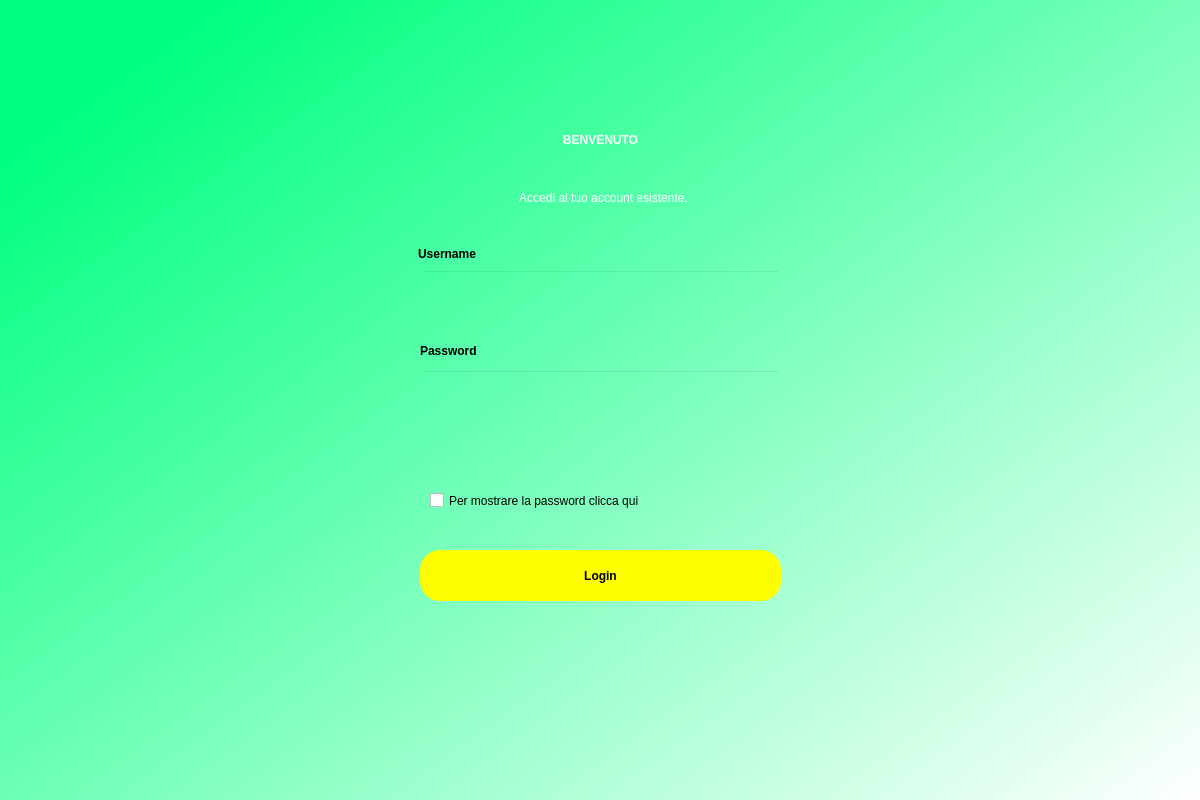
<?xml version="1.0" encoding="UTF-8"?>
<ui version="4.0">
 <class>Dialog</class>
 <widget class="QDialog" name="Dialog">
  <property name="geometry">
   <rect>
    <x>0</x>
    <y>0</y>
    <width>1200</width>
    <height>800</height>
   </rect>
  </property>
  <property name="windowTitle">
   <string>Dialog</string>
  </property>
  <property name="styleSheet">
   <string notr="true">QWidget#Dialog{
background-color:qlineargradient(spread:pad, x1:0.058, y1:0.136364, x2:1, y2:1, stop:0 rgba(0, 255, 127, 255), stop:1 rgba(255, 255, 255, 255));}</string>
  </property>
  <widget class="QLabel" name="label">
   <property name="geometry">
    <rect>
     <x>410</x>
     <y>110</y>
     <width>381</width>
     <height>61</height>
    </rect>
   </property>
   <property name="styleSheet">
    <string notr="true">font: 36pt &quot;MS Shell Dlg 2&quot;;color:rgb(255, 255, 255);
font-weight:bold;
</string>
   </property>
   <property name="text">
    <string>&lt;html&gt;&lt;head/&gt;&lt;body&gt;&lt;p align=&quot;center&quot;&gt;BENVENUTO&lt;/p&gt;&lt;/body&gt;&lt;/html&gt;</string>
   </property>
  </widget>
  <widget class="QLabel" name="label_2">
   <property name="geometry">
    <rect>
     <x>408</x>
     <y>183</y>
     <width>391</width>
     <height>31</height>
    </rect>
   </property>
   <property name="styleSheet">
    <string notr="true">font: 16pt &quot;MS Shell Dlg 2&quot;; color:rgb(255, 255, 255)</string>
   </property>
   <property name="text">
    <string>&lt;html&gt;&lt;head/&gt;&lt;body&gt;&lt;p align=&quot;center&quot;&gt;Accedi al tuo account esistente.&lt;/p&gt;&lt;/body&gt;&lt;/html&gt;</string>
   </property>
  </widget>
  <widget class="QLabel" name="usernameLabel">
   <property name="geometry">
    <rect>
     <x>418</x>
     <y>243</y>
     <width>121</width>
     <height>21</height>
    </rect>
   </property>
   <property name="styleSheet">
    <string notr="true">font: 14pt &quot;MS Shell Dlg 2&quot;; font-weight:bold;
</string>
   </property>
   <property name="text">
    <string>Username</string>
   </property>
  </widget>
  <widget class="QLineEdit" name="userfield">
   <property name="geometry">
    <rect>
     <x>420</x>
     <y>270</y>
     <width>361</width>
     <height>51</height>
    </rect>
   </property>
   <property name="styleSheet">
    <string notr="true">background-color:rgba(0,0,0,0)</string>
   </property>
  </widget>
  <widget class="QLabel" name="passLabel">
   <property name="geometry">
    <rect>
     <x>420</x>
     <y>340</y>
     <width>121</width>
     <height>21</height>
    </rect>
   </property>
   <property name="styleSheet">
    <string notr="true">font: 14pt &quot;MS Shell Dlg 2&quot;;  font-weight:bold;
</string>
   </property>
   <property name="text">
    <string>Password</string>
   </property>
  </widget>
  <widget class="QLineEdit" name="passfield">
   <property name="geometry">
    <rect>
     <x>420</x>
     <y>370</y>
     <width>361</width>
     <height>51</height>
    </rect>
   </property>
   <property name="styleSheet">
    <string notr="true">background-color:rgba(0,0,0,0)
</string>
   </property>
  </widget>
  <widget class="QPushButton" name="loginButton">
   <property name="geometry">
    <rect>
     <x>420</x>
     <y>550</y>
     <width>361</width>
     <height>51</height>
    </rect>
   </property>
   <property name="cursor">
    <cursorShape>PointingHandCursor</cursorShape>
   </property>
   <property name="styleSheet">
    <string notr="true">border-radius:20px;
font: 14pt &quot;MS Shell Dlg 2&quot;;
background-color: rgb(255, 255, 0);  font-weight:bold;
</string>
   </property>
   <property name="text">
    <string>Login</string>
   </property>
  </widget>
  <widget class="QLabel" name="label3">
   <property name="geometry">
    <rect>
     <x>420</x>
     <y>440</y>
     <width>361</width>
     <height>20</height>
    </rect>
   </property>
   <property name="styleSheet">
    <string notr="true">font: 10pt &quot;MS Shell Dlg 2&quot;;color:rgb(255, 0, 0)</string>
   </property>
   <property name="text">
    <string/>
   </property>
  </widget>
  <widget class="QCheckBox" name="checkPass">
   <property name="geometry">
    <rect>
     <x>430</x>
     <y>480</y>
     <width>351</width>
     <height>41</height>
    </rect>
   </property>
   <property name="styleSheet">
    <string notr="true">font: 75 10pt &quot;MS Shell Dlg 2&quot;;</string>
   </property>
   <property name="text">
    <string>Per mostrare la password clicca qui</string>
   </property>
  </widget>
 </widget>
 <resources/>
 <connections/>
</ui>
